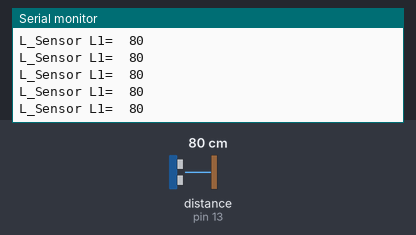
Bench run of a sketch on a simulated Arduino Uno, built with avr-gcc and run on an emulated ATmega328P. On the bench: the last lines printed to the serial monitor. Wiring (inferred from the names in the program): ultrasonic range finder: trigger pin 12; echo pin 13. Inputs (shaded band) come from the test bench; at power-on: distance to the obstacle (sensor on pin 13) 80 cm. The echo pulse lasts 58.3 µs per cm.

Above: at 1.2 s.
1.3 s: distance to the obstacle (sensor on pin 13) set to 2 cm
At 2.1 s:
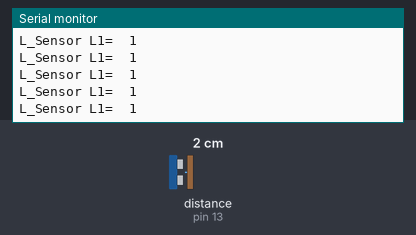
4.3 s: distance to the obstacle (sensor on pin 13) set to 18 cm
At 5.0 s:
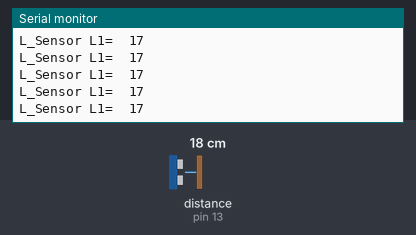
7.3 s: distance to the obstacle (sensor on pin 13) set to 4 cm
At 8.0 s:
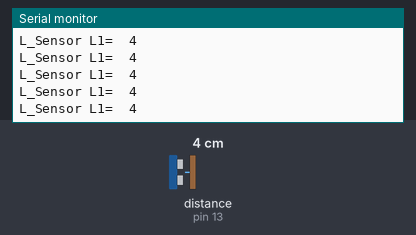
10.3 s: distance to the obstacle (sensor on pin 13) set to 35 cm
At 10.9 s:
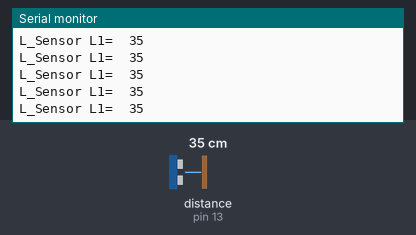
13.3 s: distance to the obstacle (sensor on pin 13) set to 9 cm
At 14.2 s:
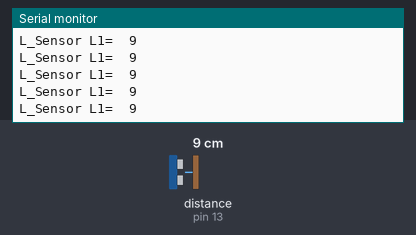
Timing chart, 0 to 16.3 s (numbered marks = the images above; inputs shaded):
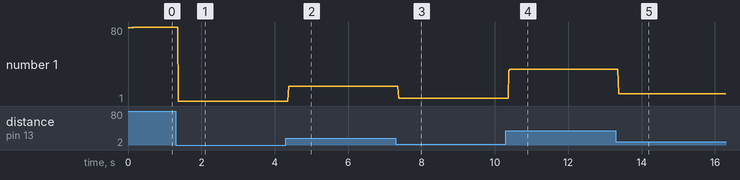

Measured:
- after the input at 1.3 s, the serial monitor: prints a new line after 0.07 s (image 1)
- after the input at 4.3 s, the serial monitor: prints a new line after 0.08 s (image 2)
- after the input at 7.3 s, the serial monitor: prints a new line after 0.07 s (image 3)
- after the input at 10.3 s, the serial monitor: prints a new line after 0.08 s (image 4)
- after the input at 13.3 s, the serial monitor: prints a new line after 0.07 s (image 5)
- plotted number 1: 1 → 17 after the input at 4.3 s, 17 → 4 after the input at 7.3 s, 4 → 35 after the input at 10.3 s, 35 → 9 after the input at 13.3 s

The sketch:

sketch1_UltrasonicSensor_while_UNO.ino
```cpp
#include "Arduino.h"
#include "avr/io.h"
//==================================================================
//  探索ロボットの製作【使用ユニット】センサユニットＡ／Ｂ／Ｃ
//  超音波センサを使用した距離計測
//  Arduino UNO（ＡＶＲマイコン）プログラム　★AVRコマンドで記述
//  2021.3.9  Rev.1.0  T.Eizawa
//==================================================================
#define  Trig_pin  12  //測距離センサのトリガーピン番号
#define  Echo_pin  13  //測距離センサのエコーピン番号

long int L1_val=0;
unsigned long time_high =0;
unsigned long time_low =0;

int WAIT_BUZZER = 500;
//==================================================================
void setup() {

  Serial.begin(9600);  //シリアルモニタ開始（速度9600bps）
//  IDEメニューの「ツール」→「シリアルモニタ」でモニタ開始

  DDRB = DDRB | B00010000;  //初期設定（Ｄ１２を出力ポート設定）

// 注意！　同一チャネルに属する他のポートがある場合は同時にセットする
// 参考：上記をArduinoの言語で記述する場合と比べ，行数削減＆実行速度ＵＰにつながる
}
//=================================================================
void loop() {       //メインループ関数

// 距離計測 ///
    PORTB &=~_BV(4);      //Trigピン（12pin）を2uS間Lowレベル設定
    delayMicroseconds(2);
    PORTB |= _BV(4);      //Trigピンを10uS間Highレベル設定
    delayMicroseconds(10);
    PORTB &=~_BV(4);

//Echo_pinがHighレベルになり計測開始，Lowに戻るまでの時間計測を行う。
  while (digitalRead(13) == LOW) {} //EchoピンがLOWの間は空実行（そのまま何もしない）
          time_high = micros();               //EchoピンがHIGH状態の時間取得
  while (digitalRead(13)==HIGH){ }
          time_low =micros();                //EchoピンがLOW状態の時間取得

  L1_val = (time_low-time_high) / 58.5; //物体との距離を求める

    Serial.print("\n""L_Sensor L1=""\t");  // シリアルモニタへ表示
    Serial.println(L1_val);    // シリアルモニタへ表示
     //注意！　シリアルモニタ表示は本番走行時には全てコメントとすること
}
```
